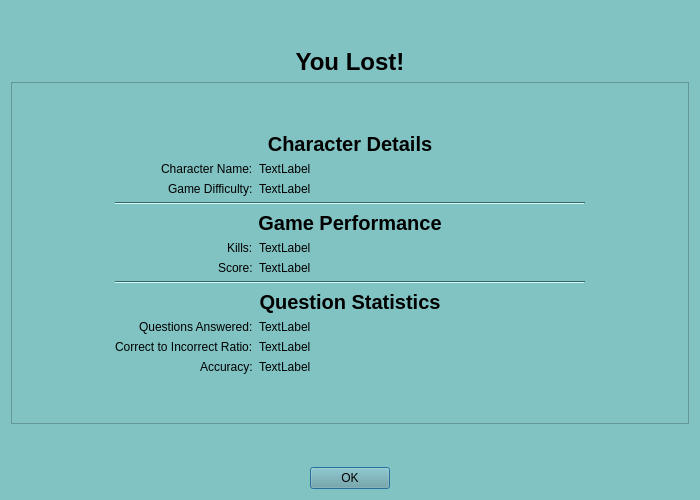
<?xml version="1.0" encoding="UTF-8"?>
<ui version="4.0">
 <class>Dialog</class>
 <widget class="QDialog" name="Dialog">
  <property name="geometry">
   <rect>
    <x>0</x>
    <y>0</y>
    <width>700</width>
    <height>500</height>
   </rect>
  </property>
  <property name="palette">
   <palette>
    <active>
     <colorrole role="WindowText">
      <brush brushstyle="SolidPattern">
       <color alpha="255">
        <red>0</red>
        <green>0</green>
        <blue>0</blue>
       </color>
      </brush>
     </colorrole>
     <colorrole role="Button">
      <brush brushstyle="SolidPattern">
       <color alpha="255">
        <red>111</red>
        <green>166</green>
        <blue>166</blue>
       </color>
      </brush>
     </colorrole>
     <colorrole role="Light">
      <brush brushstyle="SolidPattern">
       <color alpha="255">
        <red>206</red>
        <green>255</green>
        <blue>255</blue>
       </color>
      </brush>
     </colorrole>
     <colorrole role="Midlight">
      <brush brushstyle="SolidPattern">
       <color alpha="255">
        <red>167</red>
        <green>224</green>
        <blue>224</blue>
       </color>
      </brush>
     </colorrole>
     <colorrole role="Dark">
      <brush brushstyle="SolidPattern">
       <color alpha="255">
        <red>64</red>
        <green>97</green>
        <blue>97</blue>
       </color>
      </brush>
     </colorrole>
     <colorrole role="Mid">
      <brush brushstyle="SolidPattern">
       <color alpha="255">
        <red>86</red>
        <green>129</green>
        <blue>129</blue>
       </color>
      </brush>
     </colorrole>
     <colorrole role="Text">
      <brush brushstyle="SolidPattern">
       <color alpha="255">
        <red>0</red>
        <green>0</green>
        <blue>0</blue>
       </color>
      </brush>
     </colorrole>
     <colorrole role="BrightText">
      <brush brushstyle="SolidPattern">
       <color alpha="255">
        <red>255</red>
        <green>255</green>
        <blue>255</blue>
       </color>
      </brush>
     </colorrole>
     <colorrole role="ButtonText">
      <brush brushstyle="SolidPattern">
       <color alpha="255">
        <red>0</red>
        <green>0</green>
        <blue>0</blue>
       </color>
      </brush>
     </colorrole>
     <colorrole role="Base">
      <brush brushstyle="SolidPattern">
       <color alpha="255">
        <red>255</red>
        <green>255</green>
        <blue>255</blue>
       </color>
      </brush>
     </colorrole>
     <colorrole role="Window">
      <brush brushstyle="SolidPattern">
       <color alpha="255">
        <red>129</red>
        <green>194</green>
        <blue>194</blue>
       </color>
      </brush>
     </colorrole>
     <colorrole role="Shadow">
      <brush brushstyle="SolidPattern">
       <color alpha="255">
        <red>0</red>
        <green>0</green>
        <blue>0</blue>
       </color>
      </brush>
     </colorrole>
     <colorrole role="AlternateBase">
      <brush brushstyle="SolidPattern">
       <color alpha="255">
        <red>192</red>
        <green>224</green>
        <blue>224</blue>
       </color>
      </brush>
     </colorrole>
     <colorrole role="ToolTipBase">
      <brush brushstyle="SolidPattern">
       <color alpha="255">
        <red>255</red>
        <green>255</green>
        <blue>220</blue>
       </color>
      </brush>
     </colorrole>
     <colorrole role="ToolTipText">
      <brush brushstyle="SolidPattern">
       <color alpha="255">
        <red>0</red>
        <green>0</green>
        <blue>0</blue>
       </color>
      </brush>
     </colorrole>
     <colorrole role="PlaceholderText">
      <brush brushstyle="SolidPattern">
       <color alpha="127">
        <red>0</red>
        <green>0</green>
        <blue>0</blue>
       </color>
      </brush>
     </colorrole>
     <colorrole role="Accent">
      <brush brushstyle="SolidPattern">
       <color alpha="255">
        <red>255</red>
        <green>255</green>
        <blue>255</blue>
       </color>
      </brush>
     </colorrole>
    </active>
    <inactive>
     <colorrole role="WindowText">
      <brush brushstyle="SolidPattern">
       <color alpha="255">
        <red>0</red>
        <green>0</green>
        <blue>0</blue>
       </color>
      </brush>
     </colorrole>
     <colorrole role="Button">
      <brush brushstyle="SolidPattern">
       <color alpha="255">
        <red>111</red>
        <green>166</green>
        <blue>166</blue>
       </color>
      </brush>
     </colorrole>
     <colorrole role="Light">
      <brush brushstyle="SolidPattern">
       <color alpha="255">
        <red>206</red>
        <green>255</green>
        <blue>255</blue>
       </color>
      </brush>
     </colorrole>
     <colorrole role="Midlight">
      <brush brushstyle="SolidPattern">
       <color alpha="255">
        <red>167</red>
        <green>224</green>
        <blue>224</blue>
       </color>
      </brush>
     </colorrole>
     <colorrole role="Dark">
      <brush brushstyle="SolidPattern">
       <color alpha="255">
        <red>64</red>
        <green>97</green>
        <blue>97</blue>
       </color>
      </brush>
     </colorrole>
     <colorrole role="Mid">
      <brush brushstyle="SolidPattern">
       <color alpha="255">
        <red>86</red>
        <green>129</green>
        <blue>129</blue>
       </color>
      </brush>
     </colorrole>
     <colorrole role="Text">
      <brush brushstyle="SolidPattern">
       <color alpha="255">
        <red>0</red>
        <green>0</green>
        <blue>0</blue>
       </color>
      </brush>
     </colorrole>
     <colorrole role="BrightText">
      <brush brushstyle="SolidPattern">
       <color alpha="255">
        <red>255</red>
        <green>255</green>
        <blue>255</blue>
       </color>
      </brush>
     </colorrole>
     <colorrole role="ButtonText">
      <brush brushstyle="SolidPattern">
       <color alpha="255">
        <red>0</red>
        <green>0</green>
        <blue>0</blue>
       </color>
      </brush>
     </colorrole>
     <colorrole role="Base">
      <brush brushstyle="SolidPattern">
       <color alpha="255">
        <red>255</red>
        <green>255</green>
        <blue>255</blue>
       </color>
      </brush>
     </colorrole>
     <colorrole role="Window">
      <brush brushstyle="SolidPattern">
       <color alpha="255">
        <red>129</red>
        <green>194</green>
        <blue>194</blue>
       </color>
      </brush>
     </colorrole>
     <colorrole role="Shadow">
      <brush brushstyle="SolidPattern">
       <color alpha="255">
        <red>0</red>
        <green>0</green>
        <blue>0</blue>
       </color>
      </brush>
     </colorrole>
     <colorrole role="AlternateBase">
      <brush brushstyle="SolidPattern">
       <color alpha="255">
        <red>192</red>
        <green>224</green>
        <blue>224</blue>
       </color>
      </brush>
     </colorrole>
     <colorrole role="ToolTipBase">
      <brush brushstyle="SolidPattern">
       <color alpha="255">
        <red>255</red>
        <green>255</green>
        <blue>220</blue>
       </color>
      </brush>
     </colorrole>
     <colorrole role="ToolTipText">
      <brush brushstyle="SolidPattern">
       <color alpha="255">
        <red>0</red>
        <green>0</green>
        <blue>0</blue>
       </color>
      </brush>
     </colorrole>
     <colorrole role="PlaceholderText">
      <brush brushstyle="SolidPattern">
       <color alpha="127">
        <red>0</red>
        <green>0</green>
        <blue>0</blue>
       </color>
      </brush>
     </colorrole>
     <colorrole role="Accent">
      <brush brushstyle="SolidPattern">
       <color alpha="255">
        <red>255</red>
        <green>255</green>
        <blue>255</blue>
       </color>
      </brush>
     </colorrole>
    </inactive>
    <disabled>
     <colorrole role="WindowText">
      <brush brushstyle="SolidPattern">
       <color alpha="255">
        <red>64</red>
        <green>97</green>
        <blue>97</blue>
       </color>
      </brush>
     </colorrole>
     <colorrole role="Button">
      <brush brushstyle="SolidPattern">
       <color alpha="255">
        <red>111</red>
        <green>166</green>
        <blue>166</blue>
       </color>
      </brush>
     </colorrole>
     <colorrole role="Light">
      <brush brushstyle="SolidPattern">
       <color alpha="255">
        <red>206</red>
        <green>255</green>
        <blue>255</blue>
       </color>
      </brush>
     </colorrole>
     <colorrole role="Midlight">
      <brush brushstyle="SolidPattern">
       <color alpha="255">
        <red>167</red>
        <green>224</green>
        <blue>224</blue>
       </color>
      </brush>
     </colorrole>
     <colorrole role="Dark">
      <brush brushstyle="SolidPattern">
       <color alpha="255">
        <red>64</red>
        <green>97</green>
        <blue>97</blue>
       </color>
      </brush>
     </colorrole>
     <colorrole role="Mid">
      <brush brushstyle="SolidPattern">
       <color alpha="255">
        <red>86</red>
        <green>129</green>
        <blue>129</blue>
       </color>
      </brush>
     </colorrole>
     <colorrole role="Text">
      <brush brushstyle="SolidPattern">
       <color alpha="255">
        <red>64</red>
        <green>97</green>
        <blue>97</blue>
       </color>
      </brush>
     </colorrole>
     <colorrole role="BrightText">
      <brush brushstyle="SolidPattern">
       <color alpha="255">
        <red>255</red>
        <green>255</green>
        <blue>255</blue>
       </color>
      </brush>
     </colorrole>
     <colorrole role="ButtonText">
      <brush brushstyle="SolidPattern">
       <color alpha="255">
        <red>64</red>
        <green>97</green>
        <blue>97</blue>
       </color>
      </brush>
     </colorrole>
     <colorrole role="Base">
      <brush brushstyle="SolidPattern">
       <color alpha="255">
        <red>129</red>
        <green>194</green>
        <blue>194</blue>
       </color>
      </brush>
     </colorrole>
     <colorrole role="Window">
      <brush brushstyle="SolidPattern">
       <color alpha="255">
        <red>129</red>
        <green>194</green>
        <blue>194</blue>
       </color>
      </brush>
     </colorrole>
     <colorrole role="Shadow">
      <brush brushstyle="SolidPattern">
       <color alpha="255">
        <red>0</red>
        <green>0</green>
        <blue>0</blue>
       </color>
      </brush>
     </colorrole>
     <colorrole role="AlternateBase">
      <brush brushstyle="SolidPattern">
       <color alpha="255">
        <red>129</red>
        <green>194</green>
        <blue>194</blue>
       </color>
      </brush>
     </colorrole>
     <colorrole role="ToolTipBase">
      <brush brushstyle="SolidPattern">
       <color alpha="255">
        <red>255</red>
        <green>255</green>
        <blue>220</blue>
       </color>
      </brush>
     </colorrole>
     <colorrole role="ToolTipText">
      <brush brushstyle="SolidPattern">
       <color alpha="255">
        <red>0</red>
        <green>0</green>
        <blue>0</blue>
       </color>
      </brush>
     </colorrole>
     <colorrole role="PlaceholderText">
      <brush brushstyle="SolidPattern">
       <color alpha="127">
        <red>64</red>
        <green>97</green>
        <blue>97</blue>
       </color>
      </brush>
     </colorrole>
     <colorrole role="Accent">
      <brush brushstyle="SolidPattern">
       <color alpha="255">
        <red>168</red>
        <green>252</green>
        <blue>252</blue>
       </color>
      </brush>
     </colorrole>
    </disabled>
   </palette>
  </property>
  <property name="windowTitle">
   <string>Dialog</string>
  </property>
  <layout class="QVBoxLayout" name="verticalLayout" stretch="1,0,0,1,0">
   <item>
    <spacer name="verticalSpacer_2">
     <property name="orientation">
      <enum>Qt::Orientation::Vertical</enum>
     </property>
     <property name="sizeHint" stdset="0">
      <size>
       <width>20</width>
       <height>40</height>
      </size>
     </property>
    </spacer>
   </item>
   <item>
    <widget class="QLabel" name="label">
     <property name="font">
      <font>
       <pointsize>18</pointsize>
       <bold>true</bold>
      </font>
     </property>
     <property name="text">
      <string>You Lost!</string>
     </property>
     <property name="alignment">
      <set>Qt::AlignmentFlag::AlignCenter</set>
     </property>
    </widget>
   </item>
   <item>
    <widget class="QFrame" name="frame">
     <property name="frameShape">
      <enum>QFrame::Shape::StyledPanel</enum>
     </property>
     <property name="frameShadow">
      <enum>QFrame::Shadow::Raised</enum>
     </property>
     <layout class="QGridLayout" name="gridLayout" rowstretch="0,1,0" columnstretch="1,5,1">
      <item row="2" column="1">
       <spacer name="verticalSpacer_4">
        <property name="orientation">
         <enum>Qt::Orientation::Vertical</enum>
        </property>
        <property name="sizeHint" stdset="0">
         <size>
          <width>20</width>
          <height>40</height>
         </size>
        </property>
       </spacer>
      </item>
      <item row="1" column="2">
       <spacer name="horizontalSpacer_2">
        <property name="orientation">
         <enum>Qt::Orientation::Horizontal</enum>
        </property>
        <property name="sizeHint" stdset="0">
         <size>
          <width>40</width>
          <height>20</height>
         </size>
        </property>
       </spacer>
      </item>
      <item row="0" column="1">
       <spacer name="verticalSpacer_3">
        <property name="orientation">
         <enum>Qt::Orientation::Vertical</enum>
        </property>
        <property name="sizeHint" stdset="0">
         <size>
          <width>20</width>
          <height>40</height>
         </size>
        </property>
       </spacer>
      </item>
      <item row="1" column="0">
       <spacer name="horizontalSpacer">
        <property name="orientation">
         <enum>Qt::Orientation::Horizontal</enum>
        </property>
        <property name="sizeHint" stdset="0">
         <size>
          <width>40</width>
          <height>20</height>
         </size>
        </property>
       </spacer>
      </item>
      <item row="1" column="1">
       <layout class="QFormLayout" name="formLayout">
        <property name="labelAlignment">
         <set>Qt::AlignmentFlag::AlignRight|Qt::AlignmentFlag::AlignTrailing|Qt::AlignmentFlag::AlignVCenter</set>
        </property>
        <property name="formAlignment">
         <set>Qt::AlignmentFlag::AlignLeading|Qt::AlignmentFlag::AlignLeft|Qt::AlignmentFlag::AlignVCenter</set>
        </property>
        <item row="1" column="0">
         <widget class="QLabel" name="label_2">
          <property name="text">
           <string>Character Name:</string>
          </property>
         </widget>
        </item>
        <item row="1" column="1">
         <widget class="QLabel" name="name">
          <property name="text">
           <string>TextLabel</string>
          </property>
         </widget>
        </item>
        <item row="2" column="0">
         <widget class="QLabel" name="label_4">
          <property name="text">
           <string>Game Difficulty:</string>
          </property>
         </widget>
        </item>
        <item row="2" column="1">
         <widget class="QLabel" name="difficulty">
          <property name="text">
           <string>TextLabel</string>
          </property>
         </widget>
        </item>
        <item row="5" column="0">
         <widget class="QLabel" name="label_6">
          <property name="text">
           <string>Kills:</string>
          </property>
         </widget>
        </item>
        <item row="5" column="1">
         <widget class="QLabel" name="kills">
          <property name="text">
           <string>TextLabel</string>
          </property>
         </widget>
        </item>
        <item row="6" column="0">
         <widget class="QLabel" name="label_8">
          <property name="text">
           <string>Score:</string>
          </property>
         </widget>
        </item>
        <item row="6" column="1">
         <widget class="QLabel" name="score">
          <property name="text">
           <string>TextLabel</string>
          </property>
         </widget>
        </item>
        <item row="3" column="0" colspan="2">
         <widget class="Line" name="line">
          <property name="orientation">
           <enum>Qt::Orientation::Horizontal</enum>
          </property>
         </widget>
        </item>
        <item row="9" column="0">
         <widget class="QLabel" name="label_10">
          <property name="text">
           <string>Questions Answered:</string>
          </property>
         </widget>
        </item>
        <item row="9" column="1">
         <widget class="QLabel" name="ans">
          <property name="text">
           <string>TextLabel</string>
          </property>
         </widget>
        </item>
        <item row="0" column="0" colspan="2">
         <widget class="QLabel" name="label_12">
          <property name="font">
           <font>
            <pointsize>15</pointsize>
            <bold>true</bold>
           </font>
          </property>
          <property name="text">
           <string>Character Details</string>
          </property>
          <property name="alignment">
           <set>Qt::AlignmentFlag::AlignCenter</set>
          </property>
         </widget>
        </item>
        <item row="4" column="0" colspan="2">
         <widget class="QLabel" name="label_13">
          <property name="font">
           <font>
            <pointsize>15</pointsize>
            <bold>true</bold>
           </font>
          </property>
          <property name="text">
           <string>Game Performance</string>
          </property>
          <property name="alignment">
           <set>Qt::AlignmentFlag::AlignCenter</set>
          </property>
         </widget>
        </item>
        <item row="7" column="0" colspan="2">
         <widget class="Line" name="line_2">
          <property name="orientation">
           <enum>Qt::Orientation::Horizontal</enum>
          </property>
         </widget>
        </item>
        <item row="8" column="0" colspan="2">
         <widget class="QLabel" name="label_14">
          <property name="font">
           <font>
            <pointsize>15</pointsize>
            <bold>true</bold>
           </font>
          </property>
          <property name="text">
           <string>Question Statistics</string>
          </property>
          <property name="alignment">
           <set>Qt::AlignmentFlag::AlignCenter</set>
          </property>
         </widget>
        </item>
        <item row="10" column="0">
         <widget class="QLabel" name="label_15">
          <property name="text">
           <string>Correct to Incorrect Ratio:</string>
          </property>
         </widget>
        </item>
        <item row="10" column="1">
         <widget class="QLabel" name="ratio">
          <property name="text">
           <string>TextLabel</string>
          </property>
         </widget>
        </item>
        <item row="11" column="0">
         <widget class="QLabel" name="label_17">
          <property name="text">
           <string>Accuracy:</string>
          </property>
         </widget>
        </item>
        <item row="11" column="1">
         <widget class="QLabel" name="acc">
          <property name="text">
           <string>TextLabel</string>
          </property>
         </widget>
        </item>
       </layout>
      </item>
     </layout>
    </widget>
   </item>
   <item>
    <spacer name="verticalSpacer">
     <property name="orientation">
      <enum>Qt::Orientation::Vertical</enum>
     </property>
     <property name="sizeHint" stdset="0">
      <size>
       <width>20</width>
       <height>40</height>
      </size>
     </property>
    </spacer>
   </item>
   <item>
    <widget class="QDialogButtonBox" name="buttonBox">
     <property name="standardButtons">
      <set>QDialogButtonBox::StandardButton::Ok</set>
     </property>
     <property name="centerButtons">
      <bool>true</bool>
     </property>
    </widget>
   </item>
  </layout>
 </widget>
 <resources/>
 <connections>
  <connection>
   <sender>buttonBox</sender>
   <signal>accepted()</signal>
   <receiver>Dialog</receiver>
   <slot>accept()</slot>
   <hints>
    <hint type="sourcelabel">
     <x>249</x>
     <y>578</y>
    </hint>
    <hint type="destinationlabel">
     <x>249</x>
     <y>299</y>
    </hint>
   </hints>
  </connection>
 </connections>
</ui>
